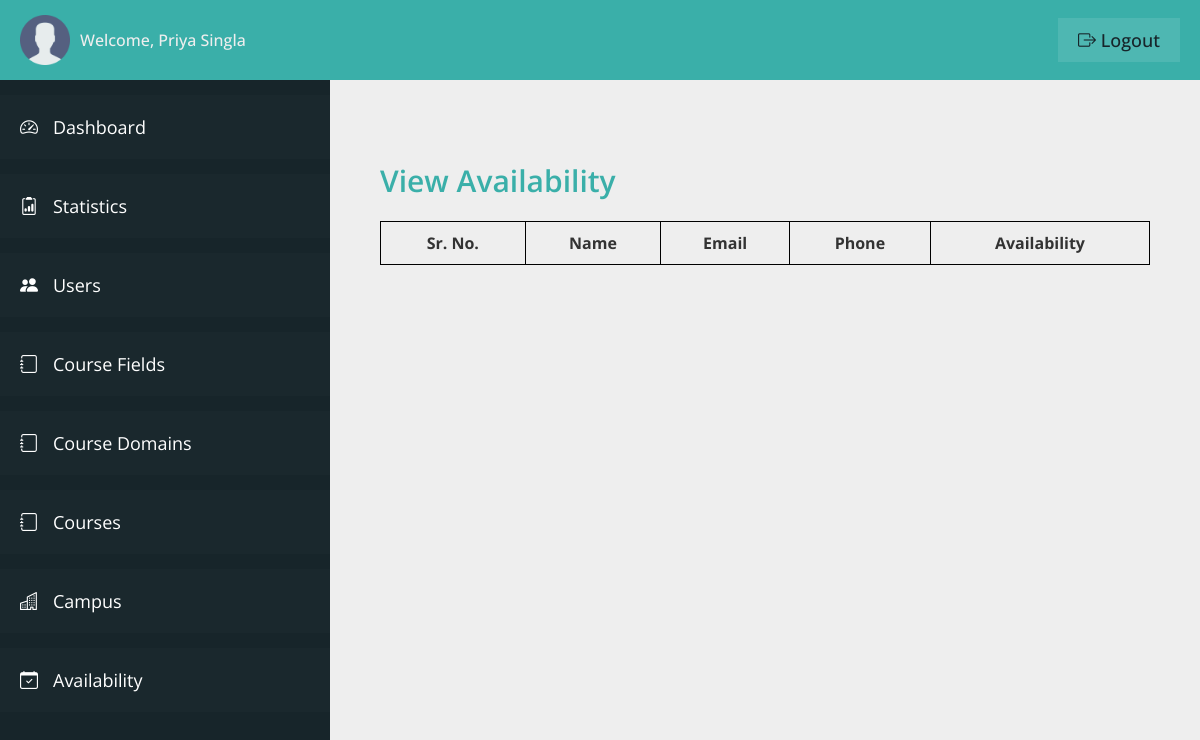
Before: /admin/user-availability.php (signed in) with the older database file.
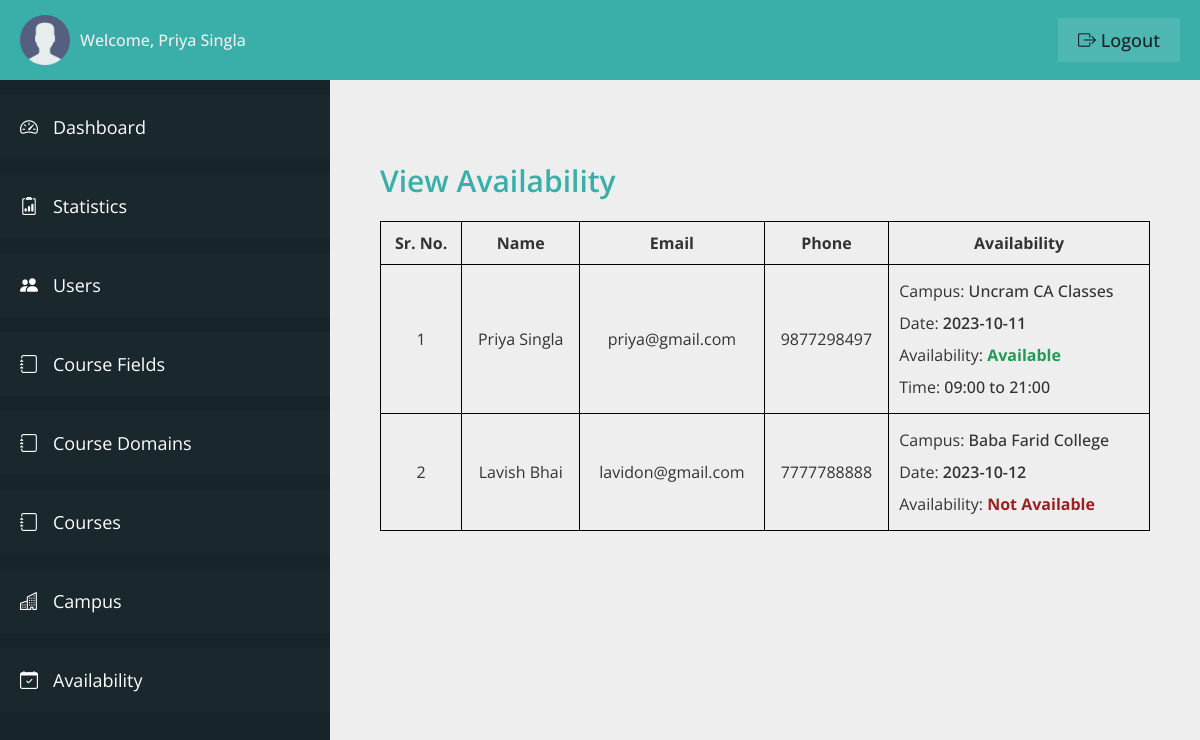
After: the same page with the newer database file.
### tables this page shows
CREATE TABLE `user_table` (
  `user_id` int(11) NOT NULL,
  `user_firstname` varchar(100) NOT NULL,
  `user_lastname` varchar(100) NOT NULL,
  `user_type` varchar(20) NOT NULL,
  `user_email` varchar(100) NOT NULL,
  `user_phone` varchar(10) NOT NULL,
  `user_password` varchar(100) NOT NULL,
  `user_createdon` datetime NOT NULL DEFAULT current_timestamp()
);

CREATE TABLE `availability_table` (
  `availability_id` int(11) NOT NULL,
  `user_id` int(11) NOT NULL,
  `campus_name` varchar(100) NOT NULL,
  `availability_date` varchar(50) NOT NULL,
  `availability` varchar(50) NOT NULL,
  `time_from` varchar(50) NOT NULL,
  `time_to` varchar(50) NOT NULL,
  `added_on` datetime NOT NULL DEFAULT current_timestamp()
);

### admin/user-availability.php (the view, shortened to what the changed rows need)
<?php
include "../connection.php";
?>
<!DOCTYPE html>
<html lang="en">
<head>
    <link rel="stylesheet" href="css/style.css">
    <link rel="stylesheet" href="https://cdn.jsdelivr.net/npm/bootstrap-icons@1.11.0/font/bootstrap-icons.css">
</head>
<body>
    <div class="container">
        <main class="main__content">
            <div class="table__container">
                <table class="table">
                    <thead>
                        <th>Sr. No.</th>
                        <th>Name</th>
                        <th>Email</th>
                        <th>Phone</th>
                        <th>Availability</th>
                    </thead>
                    <tbody>
                        <?php
                        $count = 0;
                        $select1 = "SELECT * FROM `availability_table`";
                        $query1 = mysqli_query($con, $select1);
                        if (mysqli_num_rows($query1) > 0) {
                            while ($row1 = mysqli_fetch_array($query1)) {
                                $count++;
                                $select2 = "SELECT * FROM `user_table` WHERE user_id = '" . $row1['user_id'] . "'";
                                $query2 = mysqli_query($con, $select2);
                                if (mysqli_num_rows($query2) > 0) {
                                    while ($row2 = mysqli_fetch_array($query2)) { ?>
                                        <tr>
                                            <td style="text-align:center;">
                                                <?php echo $count; ?>
                                            </td>
                                            <td style="text-align:center;">
                                                <?php echo $row2['user_firstname'] . " " . $row2['user_lastname']; ?>
                                            </td>
                                            <td style="text-align:center;">
                                                <?php echo $row2['user_email']; ?>
                                            </td>
                                            <td style="text-align:center;">
                                                <?php echo $row2['user_phone']; ?>
                                            </td>
                                            <td style="line-height:2;">
                                                <p>Campus:
                                                    <span style="font-weight:500;">
                                                        <?php echo $row1['campus_name']; ?>
                                                    </span>
                                                </p>
                                                <p>Date:
                                                    <span style="font-weight:600;">
                                                        <?php echo $row1['availability_date']; ?>
                                                    </span>
                                                </p>
                                                <p>Availability:
                                                    <?php
                                                    if ($row1['availability'] == 'Available') { ?>
                                                        <span style="font-weight:700;color:#295;">
                                                            <?php echo $row1['availability']; ?>
                                                        </span>
                                                    <?php
                                                    } else { ?>
                                                        <span style="font-weight:700;color:#922;">
                                                            <?php echo $row1['availability']; ?>
                                                        </span>
                                                    <?php
                                                    }
                                                    ?>
                                                </p>
                                                <?php
                                                if ($row1['availability'] == 'Available') { ?>
                                                    <p>Time:
                                                        <span style="font-weight:500;"><?php echo $row1['time_from']; ?> to
                                                            <?php echo $row1['time_to']; ?></span>
                                                    </p>
                                                <?php }
                                                ?>
                                            </td>
                                        </tr>
                        <?php }
                                }
                            }
                        }
                        ?>
                    </tbody>
                </table>
            </div>
        </main>
    </div>
</body>
</html>

Changed rows visible on the page:
added availability_table: campus_name "Uncram CA Classes", availability_date "2023-10-11", availability "Available", time_from "09:00", time_to "21:00"
now on this page (row unchanged): user_table: user_firstname "Priya", user_lastname "Singla", user_email "priya@gmail.com", user_phone "9877298497"
added availability_table: campus_name "Baba Farid College", availability_date "2023-10-12", availability "Not Available"
added user_table: user_firstname "Lavish", user_lastname "Bhai", user_email "lavidon@gmail.com", user_phone "7777788888"
